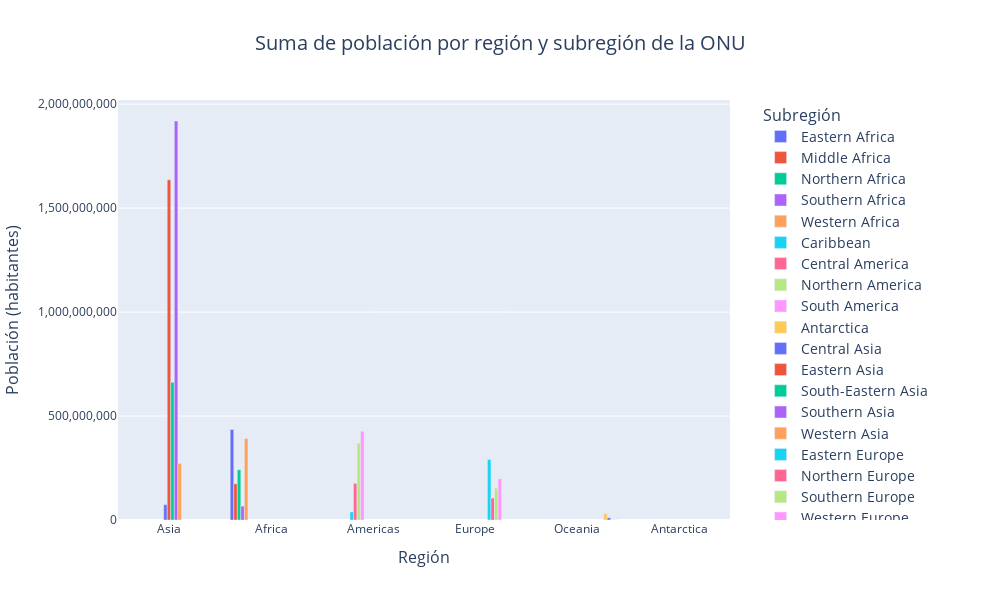

Source (notebook cell):
### Markdown cell above
Otra forma de mostrar barras con diferentes niveles de agrupación son las barras agrupadas, con el argumento `stacked=False`.

### Code cell
# Suma de población por región y subregión de la ONU
poblacion_region_subregion_suma = paises.groupby(['REGION_UN', 'SUBREGION'])['POP_EST'].sum().reset_index()

# Ordenar las regiones por población total descendente
poblacion_total_region = poblacion_region_subregion_suma.groupby('REGION_UN')['POP_EST'].sum().sort_values(ascending=False).index

# Asignar el orden de las categorías en el eje X
poblacion_region_subregion_suma['REGION_UN'] = pd.Categorical(
    poblacion_region_subregion_suma['REGION_UN'],
    categories=poblacion_total_region,
    ordered=True
)

# Creación del gráfico de barras agrupadas con Plotly Express
fig = px.bar(
    poblacion_region_subregion_suma,
    x='REGION_UN',
    y='POP_EST',
    color='SUBREGION',
    title='Suma de población por región y subregión de la ONU',
    labels={
        'REGION_UN': 'Región',
        'SUBREGION': 'Subregión',
        'POP_EST': 'Población (habitantes)'
    },
    category_orders={'REGION_UN': poblacion_total_region},  # Aplicar el orden de las regiones
    width=1000,   # Ancho de la figura en píxeles
    height=600    # Alto de la figura en píxeles
)

# Actualizar el formato del eje y para evitar notación científica
fig.update_yaxes(tickformat=",d")

# Personalizar el diseño para barras agrupadas
fig.update_layout(
    barmode='group',  # Establecer el modo de barras a 'group' para barras agrupadas
    title=dict(
        x=0.5,  # Centrar el título
        font=dict(size=20)
    ),
    xaxis_title=dict(
        font=dict(size=16)
    ),
    yaxis_title=dict(
        font=dict(size=16)
    ),
    legend_title=dict(
        text='Subregión',
        font=dict(size=16)
    ),
    legend=dict(
        title_font_size=16,
        font_size=14,
        x=1.05,  # Posición horizontal de la leyenda
        y=1      # Posición vertical de la leyenda
    )
)

# Mostrar el gráfico
fig.show()

### Figure 1 — Plotly figure (JSON) as saved in the notebook; plotly's stock layout.template omitted (floating-point values rounded to 4 significant figures)
{"data": [{"alignmentgroup": "True", "hovertemplate": "Subregión=Eastern Africa<br>Región=%{x}<br>Población (habitantes)=%{y}<extra></extra>", "legendgroup": "Eastern Africa", "marker": {"color": "#636efa", "pattern": {"shape": ""}}, "name": "Eastern Africa", "offsetgroup": "Eastern Africa", "orientation": "v", "showlegend": true, "textposition": "auto", "type": "bar", "x": ["Africa"], "xaxis": "x", "y": [435200000.0], "yaxis": "y"}, {"alignmentgroup": "True", "hovertemplate": "Subregión=Middle Africa<br>Región=%{x}<br>Población (habitantes)=%{y}<extra></extra>", "legendgroup": "Middle Africa", "marker": {"color": "#EF553B", "pattern": {"shape": ""}}, "name": "Middle Africa", "offsetgroup": "Middle Africa", "orientation": "v", "showlegend": true, "textposition": "auto", "type": "bar", "x": ["Africa"], "xaxis": "x", "y": [174308432], "yaxis": "y"}, {"alignmentgroup": "True", "hovertemplate": "Subregión=Northern Africa<br>Región=%{x}<br>Población (habitantes)=%{y}<extra></extra>", "legendgroup": "Northern Africa", "marker": {"color": "#00cc96", "pattern": {"shape": ""}}, "name": "Northern Africa", "offsetgroup": "Northern Africa", "orientation": "v", "showlegend": true, "textposition": "auto", "type": "bar", "x": ["Africa"], "xaxis": "x", "y": [241801558], "yaxis": "y"}, {"alignmentgroup": "True", "hovertemplate": "Subregión=Southern Africa<br>Región=%{x}<br>Población (habitantes)=%{y}<extra></extra>", "legendgroup": "Southern Africa", "marker": {"color": "#ab63fa", "pattern": {"shape": ""}}, "name": "Southern Africa", "offsetgroup": "Southern Africa", "orientation": "v", "showlegend": true, "textposition": "auto", "type": "bar", "x": ["Africa"], "xaxis": "x", "y": [66629895], "yaxis": "y"}, {"alignmentgroup": "True", "hovertemplate": "Subregión=Western Africa<br>Región=%{x}<br>Población (habitantes)=%{y}<extra></extra>", "legendgroup": "Western Africa", "marker": {"color": "#FFA15A", "pattern": {"shape": ""}}, "name": "Western Africa", "offsetgroup": "Western Africa", "orientation": "v", "showlegend": true, "textposition": "auto", "type": "bar", "x": ["Africa"], "xaxis": "x", "y": [391434098], "yaxis": "y"}, {"alignmentgroup": "True", "hovertemplate": "Subregión=Caribbean<br>Región=%{x}<br>Población (habitantes)=%{y}<extra></extra>", "legendgroup": "Caribbean", "marker": {"color": "#19d3f3", "pattern": {"shape": ""}}, "name": "Caribbean", "offsetgroup": "Caribbean", "orientation": "v", "showlegend": true, "textposition": "auto", "type": "bar", "x": ["Americas"], "xaxis": "x", "y": [38982419], "yaxis": "y"}, {"alignmentgroup": "True", "hovertemplate": "Subregión=Central America<br>Región=%{x}<br>Población (habitantes)=%{y}<extra></extra>", "legendgroup": "Central America", "marker": {"color": "#FF6692", "pattern": {"shape": ""}}, "name": "Central America", "offsetgroup": "Central America", "orientation": "v", "showlegend": true, "textposition": "auto", "type": "bar", "x": ["Americas"], "xaxis": "x", "y": [176609080], "yaxis": "y"}, {"alignmentgroup": "True", "hovertemplate": "Subregión=Northern America<br>Región=%{x}<br>Población (habitantes)=%{y}<extra></extra>", "legendgroup": "Northern America", "marker": {"color": "#B6E880", "pattern": {"shape": ""}}, "name": "Northern America", "offsetgroup": "Northern America", "orientation": "v", "showlegend": true, "textposition": "auto", "type": "bar", "x": ["Americas"], "xaxis": "x", "y": [369184722], "yaxis": "y"}, {"alignmentgroup": "True", "hovertemplate": "Subregión=South America<br>Región=%{x}<br>Población (habitantes)=%{y}<extra></extra>", "legendgroup": "South America", "marker": {"color": "#FF97FF", "pattern": {"shape": ""}}, "name": "South America", "offsetgroup": "South America", "orientation": "v", "showlegend": true, "textposition": "auto", "type": "bar", "x": ["Americas"], "xaxis": "x", "y": [427063263], "yaxis": "y"}, {"alignmentgroup": "True", "hovertemplate": "Subregión=Antarctica<br>Región=%{x}<br>Población (habitantes)=%{y}<extra></extra>", "legendgroup": "Antarctica", "marker": {"color": "#FECB52", "pattern": {"shape": ""}}, "name": "Antarctica", "offsetgroup": "Antarctica", "orientation": "v", "showlegend": true, "textposition": "auto", "type": "bar", "x": ["Antarctica"], "xaxis": "x", "y": [4490], "yaxis": "y"}, {"alignmentgroup": "True", "hovertemplate": "Subregión=Central Asia<br>Región=%{x}<br>Población (habitantes)=%{y}<extra></extra>", "legendgroup": "Central Asia", "marker": {"color": "#636efa", "pattern": {"shape": ""}}, "name": "Central Asia", "offsetgroup": "Central Asia", "orientation": "v", "showlegend": true, "textposition": "auto", "type": "bar", "x": ["Asia"], "xaxis": "x", "y": [73814587], "yaxis": "y"}, {"alignmentgroup": "True", "hovertemplate": "Subregión=Eastern Asia<br>Región=%{x}<br>Población (habitantes)=%{y}<extra></extra>", "legendgroup": "Eastern Asia", "marker": {"color": "#EF553B", "pattern": {"shape": ""}}, "name": "Eastern Asia", "offsetgroup": "Eastern Asia", "orientation": "v", "showlegend": true, "textposition": "auto", "type": "bar", "x": ["Asia"], "xaxis": "x", "y": [1636296580], "yaxis": "y"}, {"alignmentgroup": "True", "hovertemplate": "Subregión=South-Eastern Asia<br>Región=%{x}<br>Población (habitantes)=%{y}<extra></extra>", "legendgroup": "South-Eastern Asia", "marker": {"color": "#00cc96", "pattern": {"shape": ""}}, "name": "South-Eastern Asia", "offsetgroup": "South-Eastern Asia", "orientation": "v", "showlegend": true, "textposition": "auto", "type": "bar", "x": ["Asia"], "xaxis": "x", "y": [661911038], "yaxis": "y"}, {"alignmentgroup": "True", "hovertemplate": "Subregión=Southern Asia<br>Región=%{x}<br>Población (habitantes)=%{y}<extra></extra>", "legendgroup": "Southern Asia", "marker": {"color": "#ab63fa", "pattern": {"shape": ""}}, "name": "Southern Asia", "offsetgroup": "Southern Asia", "orientation": "v", "showlegend": true, "textposition": "auto", "type": "bar", "x": ["Asia"], "xaxis": "x", "y": [1918690648], "yaxis": "y"}, {"alignmentgroup": "True", "hovertemplate": "Subregión=Western Asia<br>Región=%{x}<br>Población (habitantes)=%{y}<extra></extra>", "legendgroup": "Western Asia", "marker": {"color": "#FFA15A", "pattern": {"shape": ""}}, "name": "Western Asia", "offsetgroup": "Western Asia", "orientation": "v", "showlegend": true, "textposition": "auto", "type": "bar", "x": ["Asia"], "xaxis": "x", "y": [272122703], "yaxis": "y"}, {"alignmentgroup": "True", "hovertemplate": "Subregión=Eastern Europe<br>Región=%{x}<br>Población (habitantes)=%{y}<extra></extra>", "legendgroup": "Eastern Europe", "marker": {"color": "#19d3f3", "pattern": {"shape": ""}}, "name": "Eastern Europe", "offsetgroup": "Eastern Europe", "orientation": "v", "showlegend": true, "textposition": "auto", "type": "bar", "x": ["Europe"], "xaxis": "x", "y": [291080093], "yaxis": "y"}, {"alignmentgroup": "True", "hovertemplate": "Subregión=Northern Europe<br>Región=%{x}<br>Población (habitantes)=%{y}<extra></extra>", "legendgroup": "Northern Europe", "marker": {"color": "#FF6692", "pattern": {"shape": ""}}, "name": "Northern Europe", "offsetgroup": "Northern Europe", "orientation": "v", "showlegend": true, "textposition": "auto", "type": "bar", "x": ["Europe"], "xaxis": "x", "y": [105802448], "yaxis": "y"}, {"alignmentgroup": "True", "hovertemplate": "Subregión=Southern Europe<br>Región=%{x}<br>Población (habitantes)=%{y}<extra></extra>", "legendgroup": "Southern Europe", "marker": {"color": "#B6E880", "pattern": {"shape": ""}}, "name": "Southern Europe", "offsetgroup": "Southern Europe", "orientation": "v", "showlegend": true, "textposition": "auto", "type": "bar", "x": ["Europe"], "xaxis": "x", "y": [152729852], "yaxis": "y"}, {"alignmentgroup": "True", "hovertemplate": "Subregión=Western Europe<br>Región=%{x}<br>Población (habitantes)=%{y}<extra></extra>", "legendgroup": "Western Europe", "marker": {"color": "#FF97FF", "pattern": {"shape": ""}}, "name": "Western Europe", "offsetgroup": "Western Europe", "orientation": "v", "showlegend": true, "textposition": "auto", "type": "bar", "x": ["Europe"], "xaxis": "x", "y": [198095699], "yaxis": "y"}, {"alignmentgroup": "True", "hovertemplate": "Subregión=Australia and New Zealand<br>Región=%{x}<br>Población (habitantes)=%{y}<extra></extra>", "legendgroup": "Australia and New Zealand", "marker": {"color": "#FECB52", "pattern": {"shape": ""}}, "name": "Australia and New Zealand", "offsetgroup": "Australia and New Zealand", "orientation": "v", "showlegend": true, "textposition": "auto", "type": "bar", "x": ["Oceania"], "xaxis": "x", "y": [30319695], "yaxis": "y"}, {"alignmentgroup": "True", "hovertemplate": "Subregión=Melanesia<br>Región=%{x}<br>Población (habitantes)=%{y}<extra></extra>", "legendgroup": "Melanesia", "marker": {"color": "#636efa", "pattern": {"shape": ""}}, "name": "Melanesia", "offsetgroup": "Melanesia", "orientation": "v", "showlegend": true, "textposition": "auto", "type": "bar", "x": ["Oceania"], "xaxis": "x", "y": [10635767], "yaxis": "y"}, {"alignmentgroup": "True", "hovertemplate": "Subregión=Micronesia<br>Región=%{x}<br>Población (habitantes)=%{y}<extra></extra>", "legendgroup": "Micronesia", "marker": {"color": "#EF553B", "pattern": {"shape": ""}}, "name": "Micronesia", "offsetgroup": "Micronesia", "orientation": "v", "showlegend": true, "textposition": "auto", "type": "bar", "x": ["Oceania"], "xaxis": "x", "y": [320801], "yaxis": "y"}, {"alignmentgroup": "True", "hovertemplate": "Subregión=Polynesia<br>Región=%{x}<br>Población (habitantes)=%{y}<extra></extra>", "legendgroup": "Polynesia", "marker": {"color": "#00cc96", "pattern": {"shape": ""}}, "name": "Polynesia", "offsetgroup": "Polynesia", "orientation": "v", "showlegend": true, "textposition": "auto", "type": "bar", "x": ["Oceania"], "xaxis": "x", "y": [313237], "yaxis": "y"}], "layout": {"barmode": "group", "height": 600, "legend": {"font": {"size": 14}, "title": {"font": {"size": 16}, "text": "Subregión"}, "tracegroupgap": 0, "x": 1.05, "y": 1}, "title": {"font": {"size": 20}, "text": "Suma de población por región y subregión de la ONU", "x": 0.5}, "width": 1000, "xaxis": {"anchor": "y", "categoryarray": ["Asia", "Africa", "Americas", "Europe", "Oceania", "Antarctica"], "categoryorder": "array", "domain": [0, 1], "title": {"font": {"size": 16}, "text": "Región"}}, "yaxis": {"anchor": "x", "domain": [0, 1], "tickformat": ",d", "title": {"font": {"size": 16}, "text": "Población (habitantes)"}}}}
